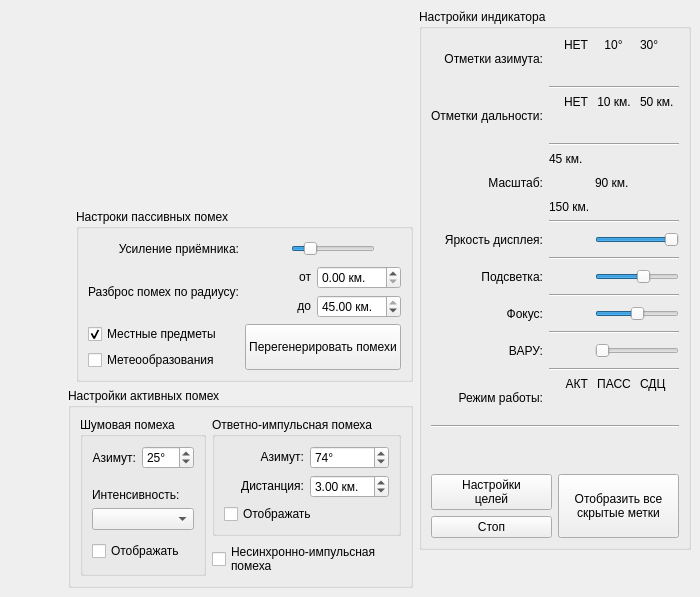
<?xml version="1.0" encoding="UTF-8"?>
<ui version="4.0">
 <class>IndicatorDRL</class>
 <widget class="QMainWindow" name="IndicatorDRL">
  <property name="geometry">
   <rect>
    <x>0</x>
    <y>0</y>
    <width>700</width>
    <height>597</height>
   </rect>
  </property>
  <property name="windowTitle">
   <string>Индикатор ДРЛ</string>
  </property>
  <widget class="QWidget" name="centralwidget">
   <layout class="QGridLayout" name="gridLayout_27">
    <item row="1" column="0" alignment="Qt::AlignRight|Qt::AlignBottom">
     <widget class="QGroupBox" name="BoxTrashSettings">
      <property name="sizePolicy">
       <sizepolicy hsizetype="Fixed" vsizetype="Fixed">
        <horstretch>0</horstretch>
        <verstretch>0</verstretch>
       </sizepolicy>
      </property>
      <property name="title">
       <string>Настроки пассивных помех</string>
      </property>
      <layout class="QGridLayout" name="gridLayout_23">
       <item row="0" column="0">
        <layout class="QGridLayout" name="LayoutBoxPassiveTrash">
         <item row="0" column="0" alignment="Qt::AlignRight|Qt::AlignVCenter">
          <widget class="QLabel" name="LabelChangeTrashIntensity">
           <property name="text">
            <string>Усиление приёмника:</string>
           </property>
           <property name="alignment">
            <set>Qt::AlignRight|Qt::AlignTrailing|Qt::AlignVCenter</set>
           </property>
          </widget>
         </item>
         <item row="1" column="0" alignment="Qt::AlignRight|Qt::AlignVCenter">
          <widget class="QLabel" name="LabelScatterTrash">
           <property name="text">
            <string>Разброс помех по радиусу:</string>
           </property>
           <property name="alignment">
            <set>Qt::AlignRight|Qt::AlignTrailing|Qt::AlignVCenter</set>
           </property>
          </widget>
         </item>
         <item row="2" column="1">
          <widget class="QPushButton" name="RegenerateTrash">
           <property name="sizePolicy">
            <sizepolicy hsizetype="Minimum" vsizetype="Minimum">
             <horstretch>0</horstretch>
             <verstretch>0</verstretch>
            </sizepolicy>
           </property>
           <property name="cursor">
            <cursorShape>PointingHandCursor</cursorShape>
           </property>
           <property name="text">
            <string>Перегенерировать помехи</string>
           </property>
          </widget>
         </item>
         <item row="0" column="1">
          <layout class="QGridLayout" name="gridLayout" columnstretch="0,3">
           <item row="0" column="0" alignment="Qt::AlignLeft|Qt::AlignVCenter">
            <widget class="QPushButton" name="ChangeTrashIntensityButton">
             <property name="sizePolicy">
              <sizepolicy hsizetype="Fixed" vsizetype="Fixed">
               <horstretch>0</horstretch>
               <verstretch>0</verstretch>
              </sizepolicy>
             </property>
             <property name="cursor">
              <cursorShape>OpenHandCursor</cursorShape>
             </property>
             <property name="focusPolicy">
              <enum>Qt::TabFocus</enum>
             </property>
             <property name="styleSheet">
              <string notr="true">background-color: rgba(255, 255, 255, 0);</string>
             </property>
             <property name="text">
              <string/>
             </property>
             <property name="icon">
              <iconset resource="Common.qrc">
               <normaloff>:/buttons/reo_knob.png</normaloff>:/buttons/reo_knob.png</iconset>
             </property>
             <property name="iconSize">
              <size>
               <width>20</width>
               <height>20</height>
              </size>
             </property>
             <property name="flat">
              <bool>true</bool>
             </property>
            </widget>
           </item>
           <item row="0" column="1" alignment="Qt::AlignLeft|Qt::AlignVCenter">
            <widget class="QSlider" name="ChangeTrashIntensity">
             <property name="sizePolicy">
              <sizepolicy hsizetype="Fixed" vsizetype="Fixed">
               <horstretch>0</horstretch>
               <verstretch>0</verstretch>
              </sizepolicy>
             </property>
             <property name="cursor">
              <cursorShape>OpenHandCursor</cursorShape>
             </property>
             <property name="maximum">
              <number>30</number>
             </property>
             <property name="value">
              <number>5</number>
             </property>
             <property name="orientation">
              <enum>Qt::Horizontal</enum>
             </property>
            </widget>
           </item>
          </layout>
         </item>
         <item row="2" column="0">
          <layout class="QGridLayout" name="LayoutAdvanedPassiveTrash">
           <item row="0" column="0" alignment="Qt::AlignLeft|Qt::AlignVCenter">
            <widget class="QCheckBox" name="CheckShowLocalItems">
             <property name="cursor">
              <cursorShape>PointingHandCursor</cursorShape>
             </property>
             <property name="text">
              <string>Местные предметы</string>
             </property>
             <property name="checked">
              <bool>true</bool>
             </property>
            </widget>
           </item>
           <item row="1" column="0" alignment="Qt::AlignLeft|Qt::AlignVCenter">
            <widget class="QCheckBox" name="CheckShowMeteo">
             <property name="cursor">
              <cursorShape>PointingHandCursor</cursorShape>
             </property>
             <property name="text">
              <string>Метеообразования</string>
             </property>
            </widget>
           </item>
          </layout>
         </item>
         <item row="1" column="1">
          <layout class="QGridLayout" name="LayoutTrashRangeButton">
           <item row="0" column="0" alignment="Qt::AlignRight|Qt::AlignVCenter">
            <widget class="QLabel" name="LabelScatterTrashFrom">
             <property name="text">
              <string>от</string>
             </property>
             <property name="alignment">
              <set>Qt::AlignRight|Qt::AlignTrailing|Qt::AlignVCenter</set>
             </property>
            </widget>
           </item>
           <item row="0" column="1">
            <widget class="QDoubleSpinBox" name="InputScatterTrashFrom">
             <property name="suffix">
              <string> км.</string>
             </property>
             <property name="maximum">
              <double>150.000000000000000</double>
             </property>
            </widget>
           </item>
           <item row="1" column="0" alignment="Qt::AlignRight|Qt::AlignVCenter">
            <widget class="QLabel" name="LabelScatterTrashTo">
             <property name="text">
              <string>до</string>
             </property>
             <property name="alignment">
              <set>Qt::AlignRight|Qt::AlignTrailing|Qt::AlignVCenter</set>
             </property>
            </widget>
           </item>
           <item row="1" column="1">
            <widget class="QDoubleSpinBox" name="InputScatterTrashTo">
             <property name="suffix">
              <string> км.</string>
             </property>
             <property name="maximum">
              <double>45.000000000000000</double>
             </property>
             <property name="value">
              <double>45.000000000000000</double>
             </property>
            </widget>
           </item>
          </layout>
         </item>
        </layout>
       </item>
      </layout>
     </widget>
    </item>
    <item row="0" column="0">
     <layout class="QGridLayout" name="LayoutMainLocator">
      <item row="0" column="0">
       <widget class="MainLocator" name="RenderMainLocator" native="true">
        <property name="sizePolicy">
         <sizepolicy hsizetype="Expanding" vsizetype="Expanding">
          <horstretch>0</horstretch>
          <verstretch>0</verstretch>
         </sizepolicy>
        </property>
        <property name="cursor">
         <cursorShape>PointingHandCursor</cursorShape>
        </property>
       </widget>
      </item>
     </layout>
    </item>
    <item row="2" column="0" alignment="Qt::AlignRight|Qt::AlignBottom">
     <widget class="QGroupBox" name="BoxActiveTrashSettings">
      <property name="sizePolicy">
       <sizepolicy hsizetype="Fixed" vsizetype="Fixed">
        <horstretch>0</horstretch>
        <verstretch>0</verstretch>
       </sizepolicy>
      </property>
      <property name="title">
       <string>Настройки активных помех</string>
      </property>
      <layout class="QGridLayout" name="gridLayout_24">
       <item row="0" column="1">
        <widget class="QGroupBox" name="BoxActiveAnswerTrash">
         <property name="sizePolicy">
          <sizepolicy hsizetype="Fixed" vsizetype="Fixed">
           <horstretch>0</horstretch>
           <verstretch>0</verstretch>
          </sizepolicy>
         </property>
         <property name="title">
          <string>Ответно-импульсная помеха</string>
         </property>
         <layout class="QGridLayout" name="gridLayout_25">
          <item row="0" column="0">
           <layout class="QGridLayout" name="LayoutActiveAnswerTrashSettings">
            <item row="0" column="1">
             <widget class="QSpinBox" name="InputActiveAnswerAzimuth">
              <property name="suffix">
               <string>°</string>
              </property>
              <property name="maximum">
               <number>360</number>
              </property>
              <property name="value">
               <number>74</number>
              </property>
             </widget>
            </item>
            <item row="1" column="0" alignment="Qt::AlignRight|Qt::AlignVCenter">
             <widget class="QLabel" name="LabelActiveAnswerDistance">
              <property name="text">
               <string>Дистанция:</string>
              </property>
              <property name="alignment">
               <set>Qt::AlignRight|Qt::AlignTrailing|Qt::AlignVCenter</set>
              </property>
             </widget>
            </item>
            <item row="2" column="0" colspan="2" alignment="Qt::AlignLeft|Qt::AlignVCenter">
             <widget class="QCheckBox" name="CheckActiveAnswerShow">
              <property name="cursor">
               <cursorShape>PointingHandCursor</cursorShape>
              </property>
              <property name="text">
               <string>Отображать</string>
              </property>
             </widget>
            </item>
            <item row="1" column="1">
             <widget class="QDoubleSpinBox" name="InputActiveAnswerDistance">
              <property name="suffix">
               <string> км.</string>
              </property>
              <property name="value">
               <double>3.000000000000000</double>
              </property>
             </widget>
            </item>
            <item row="0" column="0" alignment="Qt::AlignRight|Qt::AlignVCenter">
             <widget class="QLabel" name="LabelActiveAnswerAzimuth">
              <property name="text">
               <string>Азимут:</string>
              </property>
              <property name="alignment">
               <set>Qt::AlignRight|Qt::AlignTrailing|Qt::AlignVCenter</set>
              </property>
             </widget>
            </item>
           </layout>
          </item>
         </layout>
        </widget>
       </item>
       <item row="0" column="0" rowspan="2">
        <widget class="QGroupBox" name="BoxActiveNoiseTrash">
         <property name="sizePolicy">
          <sizepolicy hsizetype="Fixed" vsizetype="Preferred">
           <horstretch>0</horstretch>
           <verstretch>0</verstretch>
          </sizepolicy>
         </property>
         <property name="title">
          <string>Шумовая помеха</string>
         </property>
         <layout class="QGridLayout" name="gridLayout_26">
          <item row="0" column="0">
           <layout class="QGridLayout" name="LayoutActiveNoiseTrashSettings">
            <item row="0" column="0">
             <layout class="QFormLayout" name="LayoutActiveNoiseTrashAzimuthSetting">
              <item row="0" column="0">
               <widget class="QLabel" name="LabelActiveNoiseAzimuth">
                <property name="text">
                 <string>Азимут:</string>
                </property>
                <property name="alignment">
                 <set>Qt::AlignRight|Qt::AlignTrailing|Qt::AlignVCenter</set>
                </property>
               </widget>
              </item>
              <item row="0" column="1">
               <widget class="QSpinBox" name="InputActiveNoiseAzimuth">
                <property name="suffix">
                 <string>°</string>
                </property>
                <property name="maximum">
                 <number>360</number>
                </property>
                <property name="value">
                 <number>25</number>
                </property>
               </widget>
              </item>
             </layout>
            </item>
            <item row="1" column="0" alignment="Qt::AlignLeft|Qt::AlignBottom">
             <widget class="QLabel" name="LabelActiveNoiseIntensity">
              <property name="text">
               <string>Интенсивность:</string>
              </property>
              <property name="alignment">
               <set>Qt::AlignLeading|Qt::AlignLeft|Qt::AlignVCenter</set>
              </property>
             </widget>
            </item>
            <item row="2" column="0" alignment="Qt::AlignTop">
             <widget class="QComboBox" name="SelectActiveNoiseIntensity">
              <property name="cursor">
               <cursorShape>PointingHandCursor</cursorShape>
              </property>
             </widget>
            </item>
            <item row="3" column="0" alignment="Qt::AlignLeft|Qt::AlignVCenter">
             <widget class="QCheckBox" name="CheckActiveNoiseShow">
              <property name="cursor">
               <cursorShape>PointingHandCursor</cursorShape>
              </property>
              <property name="text">
               <string>Отображать</string>
              </property>
             </widget>
            </item>
           </layout>
          </item>
         </layout>
        </widget>
       </item>
       <item row="1" column="1" alignment="Qt::AlignLeft|Qt::AlignVCenter">
        <widget class="QCheckBox" name="CheckActiveInSyncShow">
         <property name="cursor">
          <cursorShape>PointingHandCursor</cursorShape>
         </property>
         <property name="text">
          <string>Несинхронно-импульсная
помеха</string>
         </property>
        </widget>
       </item>
      </layout>
     </widget>
    </item>
    <item row="0" column="1" rowspan="3" alignment="Qt::AlignRight|Qt::AlignTop">
     <widget class="QGroupBox" name="BoxIndicatorSettings">
      <property name="sizePolicy">
       <sizepolicy hsizetype="Fixed" vsizetype="Preferred">
        <horstretch>0</horstretch>
        <verstretch>0</verstretch>
       </sizepolicy>
      </property>
      <property name="title">
       <string>Настройки индикатора</string>
      </property>
      <layout class="QGridLayout" name="gridLayout_18">
       <item row="0" column="0">
        <layout class="QGridLayout" name="LayoutIndicatorSettings">
         <item row="1" column="0">
          <widget class="Line" name="line">
           <property name="orientation">
            <enum>Qt::Horizontal</enum>
           </property>
          </widget>
         </item>
         <item row="3" column="0">
          <layout class="QGridLayout" name="LayoutIndicatorSettingsButtons">
           <item row="1" column="1">
            <widget class="QPushButton" name="ChangeViewStateAll">
             <property name="sizePolicy">
              <sizepolicy hsizetype="Expanding" vsizetype="Minimum">
               <horstretch>0</horstretch>
               <verstretch>0</verstretch>
              </sizepolicy>
             </property>
             <property name="cursor">
              <cursorShape>PointingHandCursor</cursorShape>
             </property>
             <property name="text">
              <string>Отобразить все
скрытые метки</string>
             </property>
            </widget>
           </item>
           <item row="1" column="0">
            <layout class="QGridLayout" name="LayoutIndicatorSettingsAdvanced">
             <item row="0" column="0">
              <widget class="QPushButton" name="SetTargetsSettings">
               <property name="sizePolicy">
                <sizepolicy hsizetype="Expanding" vsizetype="Minimum">
                 <horstretch>0</horstretch>
                 <verstretch>0</verstretch>
                </sizepolicy>
               </property>
               <property name="cursor">
                <cursorShape>PointingHandCursor</cursorShape>
               </property>
               <property name="text">
                <string>Настройки
целей</string>
               </property>
              </widget>
             </item>
             <item row="1" column="0">
              <widget class="QPushButton" name="ChangeLocatorState">
               <property name="sizePolicy">
                <sizepolicy hsizetype="Expanding" vsizetype="Minimum">
                 <horstretch>0</horstretch>
                 <verstretch>0</verstretch>
                </sizepolicy>
               </property>
               <property name="cursor">
                <cursorShape>PointingHandCursor</cursorShape>
               </property>
               <property name="text">
                <string>Стоп</string>
               </property>
              </widget>
             </item>
            </layout>
           </item>
          </layout>
         </item>
         <item row="0" column="0">
          <layout class="QGridLayout" name="LayoutIndicatorSettingsOptions">
           <item row="5" column="1">
            <widget class="Line" name="LineSeparatorGroupScale">
             <property name="orientation">
              <enum>Qt::Horizontal</enum>
             </property>
            </widget>
           </item>
           <item row="14" column="0" alignment="Qt::AlignRight|Qt::AlignVCenter">
            <widget class="QLabel" name="LabelWorkVariant">
             <property name="text">
              <string>Режим работы:</string>
             </property>
             <property name="alignment">
              <set>Qt::AlignRight|Qt::AlignTrailing|Qt::AlignVCenter</set>
             </property>
            </widget>
           </item>
           <item row="8" column="1">
            <layout class="QGridLayout" name="LayoutLightningButton" columnstretch="0,3">
             <item row="0" column="0" alignment="Qt::AlignLeft|Qt::AlignVCenter">
              <widget class="QPushButton" name="ChangeIndicatorLightningButton">
               <property name="sizePolicy">
                <sizepolicy hsizetype="Fixed" vsizetype="Fixed">
                 <horstretch>0</horstretch>
                 <verstretch>0</verstretch>
                </sizepolicy>
               </property>
               <property name="cursor">
                <cursorShape>OpenHandCursor</cursorShape>
               </property>
               <property name="focusPolicy">
                <enum>Qt::TabFocus</enum>
               </property>
               <property name="styleSheet">
                <string notr="true">background-color: rgba(255, 255, 255, 0);</string>
               </property>
               <property name="text">
                <string/>
               </property>
               <property name="icon">
                <iconset resource="Common.qrc">
                 <normaloff>:/buttons/reo_knob.png</normaloff>:/buttons/reo_knob.png</iconset>
               </property>
               <property name="iconSize">
                <size>
                 <width>20</width>
                 <height>20</height>
                </size>
               </property>
               <property name="flat">
                <bool>true</bool>
               </property>
              </widget>
             </item>
             <item row="0" column="1" alignment="Qt::AlignHCenter|Qt::AlignVCenter">
              <widget class="QSlider" name="ChangeIndicatorLightning">
               <property name="sizePolicy">
                <sizepolicy hsizetype="Fixed" vsizetype="Fixed">
                 <horstretch>0</horstretch>
                 <verstretch>0</verstretch>
                </sizepolicy>
               </property>
               <property name="cursor">
                <cursorShape>OpenHandCursor</cursorShape>
               </property>
               <property name="maximum">
                <number>100</number>
               </property>
               <property name="value">
                <number>60</number>
               </property>
               <property name="orientation">
                <enum>Qt::Horizontal</enum>
               </property>
              </widget>
             </item>
            </layout>
           </item>
           <item row="1" column="1">
            <widget class="Line" name="LineSeparatorGroupAzimuth">
             <property name="orientation">
              <enum>Qt::Horizontal</enum>
             </property>
            </widget>
           </item>
           <item row="12" column="1">
            <layout class="QGridLayout" name="LayoutVaruButton" columnstretch="0,3">
             <item row="0" column="0" alignment="Qt::AlignLeft|Qt::AlignVCenter">
              <widget class="QPushButton" name="ChangeIndicatorVARUButton">
               <property name="sizePolicy">
                <sizepolicy hsizetype="Fixed" vsizetype="Fixed">
                 <horstretch>0</horstretch>
                 <verstretch>0</verstretch>
                </sizepolicy>
               </property>
               <property name="cursor">
                <cursorShape>OpenHandCursor</cursorShape>
               </property>
               <property name="focusPolicy">
                <enum>Qt::TabFocus</enum>
               </property>
               <property name="styleSheet">
                <string notr="true">background-color: rgba(255, 255, 255, 0);</string>
               </property>
               <property name="text">
                <string/>
               </property>
               <property name="icon">
                <iconset resource="Common.qrc">
                 <normaloff>:/buttons/reo_knob.png</normaloff>:/buttons/reo_knob.png</iconset>
               </property>
               <property name="iconSize">
                <size>
                 <width>20</width>
                 <height>20</height>
                </size>
               </property>
               <property name="flat">
                <bool>true</bool>
               </property>
              </widget>
             </item>
             <item row="0" column="1" alignment="Qt::AlignHCenter|Qt::AlignVCenter">
              <widget class="QSlider" name="ChangeIndicatorVARU">
               <property name="sizePolicy">
                <sizepolicy hsizetype="Fixed" vsizetype="Fixed">
                 <horstretch>0</horstretch>
                 <verstretch>0</verstretch>
                </sizepolicy>
               </property>
               <property name="cursor">
                <cursorShape>OpenHandCursor</cursorShape>
               </property>
               <property name="maximum">
                <number>200</number>
               </property>
               <property name="value">
                <number>0</number>
               </property>
               <property name="orientation">
                <enum>Qt::Horizontal</enum>
               </property>
              </widget>
             </item>
            </layout>
           </item>
           <item row="0" column="0" alignment="Qt::AlignRight|Qt::AlignVCenter">
            <widget class="QLabel" name="LabelAzimuthMarks">
             <property name="text">
              <string>Отметки азимута:</string>
             </property>
             <property name="alignment">
              <set>Qt::AlignRight|Qt::AlignTrailing|Qt::AlignVCenter</set>
             </property>
            </widget>
           </item>
           <item row="12" column="0" alignment="Qt::AlignRight|Qt::AlignVCenter">
            <widget class="QLabel" name="LabelVARU">
             <property name="text">
              <string>ВАРУ:</string>
             </property>
             <property name="alignment">
              <set>Qt::AlignRight|Qt::AlignTrailing|Qt::AlignVCenter</set>
             </property>
            </widget>
           </item>
           <item row="4" column="0" alignment="Qt::AlignRight|Qt::AlignVCenter">
            <widget class="QLabel" name="LabelScale">
             <property name="text">
              <string>Масштаб:</string>
             </property>
             <property name="alignment">
              <set>Qt::AlignRight|Qt::AlignTrailing|Qt::AlignVCenter</set>
             </property>
            </widget>
           </item>
           <item row="8" column="0" alignment="Qt::AlignRight|Qt::AlignVCenter">
            <widget class="QLabel" name="LabelDisplayLightning">
             <property name="text">
              <string>Подсветка:</string>
             </property>
             <property name="alignment">
              <set>Qt::AlignRight|Qt::AlignTrailing|Qt::AlignVCenter</set>
             </property>
            </widget>
           </item>
           <item row="14" column="1">
            <layout class="QGridLayout" name="LayoutWorkVariantButton">
             <item row="0" column="0">
              <layout class="QGridLayout" name="LayoutWorkVariantButtonLabels">
               <item row="0" column="0" alignment="Qt::AlignRight|Qt::AlignVCenter">
                <widget class="QLabel" name="LabelWorkVariantAKT">
                 <property name="text">
                  <string>АКТ</string>
                 </property>
                 <property name="alignment">
                  <set>Qt::AlignRight|Qt::AlignTrailing|Qt::AlignVCenter</set>
                 </property>
                </widget>
               </item>
               <item row="0" column="1" alignment="Qt::AlignHCenter|Qt::AlignVCenter">
                <widget class="QLabel" name="LabelWorkVariantPASS">
                 <property name="text">
                  <string>ПАСС</string>
                 </property>
                 <property name="alignment">
                  <set>Qt::AlignCenter</set>
                 </property>
                </widget>
               </item>
               <item row="0" column="2" alignment="Qt::AlignLeft|Qt::AlignVCenter">
                <widget class="QLabel" name="LabelWorkVariantSDC">
                 <property name="text">
                  <string>СДЦ</string>
                 </property>
                </widget>
               </item>
              </layout>
             </item>
             <item row="1" column="0" alignment="Qt::AlignHCenter|Qt::AlignVCenter">
              <widget class="QPushButton" name="SelectWorkVariant">
               <property name="cursor">
                <cursorShape>OpenHandCursor</cursorShape>
               </property>
               <property name="focusPolicy">
                <enum>Qt::TabFocus</enum>
               </property>
               <property name="layoutDirection">
                <enum>Qt::LeftToRight</enum>
               </property>
               <property name="styleSheet">
                <string notr="true">background-color: rgba(255, 255, 255, 0);</string>
               </property>
               <property name="text">
                <string/>
               </property>
               <property name="icon">
                <iconset>
                 <normaloff>:/buttons/knob</normaloff>:/buttons/knob</iconset>
               </property>
               <property name="iconSize">
                <size>
                 <width>20</width>
                 <height>20</height>
                </size>
               </property>
               <property name="flat">
                <bool>true</bool>
               </property>
              </widget>
             </item>
            </layout>
           </item>
           <item row="10" column="1">
            <layout class="QGridLayout" name="LayoutFocusButton" columnstretch="0,3">
             <item row="0" column="0" alignment="Qt::AlignLeft">
              <widget class="QPushButton" name="ChangeIndicatorFocusButton">
               <property name="sizePolicy">
                <sizepolicy hsizetype="Fixed" vsizetype="Fixed">
                 <horstretch>0</horstretch>
                 <verstretch>0</verstretch>
                </sizepolicy>
               </property>
               <property name="cursor">
                <cursorShape>OpenHandCursor</cursorShape>
               </property>
               <property name="focusPolicy">
                <enum>Qt::TabFocus</enum>
               </property>
               <property name="styleSheet">
                <string notr="true">background-color: rgba(255, 255, 255, 0);</string>
               </property>
               <property name="text">
                <string/>
               </property>
               <property name="icon">
                <iconset resource="Common.qrc">
                 <normaloff>:/buttons/reo_knob.png</normaloff>:/buttons/reo_knob.png</iconset>
               </property>
               <property name="iconSize">
                <size>
                 <width>20</width>
                 <height>20</height>
                </size>
               </property>
               <property name="flat">
                <bool>true</bool>
               </property>
              </widget>
             </item>
             <item row="0" column="1" alignment="Qt::AlignVCenter">
              <widget class="QSlider" name="ChangeIndicatorFocus">
               <property name="sizePolicy">
                <sizepolicy hsizetype="Fixed" vsizetype="Fixed">
                 <horstretch>0</horstretch>
                 <verstretch>0</verstretch>
                </sizepolicy>
               </property>
               <property name="cursor">
                <cursorShape>OpenHandCursor</cursorShape>
               </property>
               <property name="minimum">
                <number>-400</number>
               </property>
               <property name="maximum">
                <number>400</number>
               </property>
               <property name="value">
                <number>0</number>
               </property>
               <property name="orientation">
                <enum>Qt::Horizontal</enum>
               </property>
              </widget>
             </item>
            </layout>
           </item>
           <item row="6" column="0" alignment="Qt::AlignRight|Qt::AlignVCenter">
            <widget class="QLabel" name="LabelBrightness">
             <property name="text">
              <string>Яркость дисплея:</string>
             </property>
             <property name="alignment">
              <set>Qt::AlignRight|Qt::AlignTrailing|Qt::AlignVCenter</set>
             </property>
            </widget>
           </item>
           <item row="2" column="1">
            <layout class="QGridLayout" name="LayoutRangeButton">
             <item row="0" column="0">
              <layout class="QGridLayout" name="LayoutRangeButtonLabels">
               <item row="0" column="0" alignment="Qt::AlignRight|Qt::AlignVCenter">
                <widget class="QLabel" name="LabelRangeMarksNo">
                 <property name="text">
                  <string>НЕТ</string>
                 </property>
                 <property name="alignment">
                  <set>Qt::AlignRight|Qt::AlignTrailing|Qt::AlignVCenter</set>
                 </property>
                </widget>
               </item>
               <item row="0" column="1" alignment="Qt::AlignHCenter|Qt::AlignVCenter">
                <widget class="QLabel" name="LabelRangeMarks10">
                 <property name="text">
                  <string>10 км.</string>
                 </property>
                 <property name="alignment">
                  <set>Qt::AlignCenter</set>
                 </property>
                </widget>
               </item>
               <item row="0" column="2" alignment="Qt::AlignLeft|Qt::AlignVCenter">
                <widget class="QLabel" name="LabelRangeMarks50">
                 <property name="text">
                  <string>50 км.</string>
                 </property>
                </widget>
               </item>
              </layout>
             </item>
             <item row="1" column="0" alignment="Qt::AlignHCenter|Qt::AlignVCenter">
              <widget class="QPushButton" name="SelectRangeMarks">
               <property name="cursor">
                <cursorShape>OpenHandCursor</cursorShape>
               </property>
               <property name="focusPolicy">
                <enum>Qt::TabFocus</enum>
               </property>
               <property name="styleSheet">
                <string notr="true">background-color: rgba(255, 255, 255, 0);</string>
               </property>
               <property name="text">
                <string/>
               </property>
               <property name="icon">
                <iconset>
                 <normaloff>:/buttons/knob</normaloff>:/buttons/knob</iconset>
               </property>
               <property name="iconSize">
                <size>
                 <width>20</width>
                 <height>20</height>
                </size>
               </property>
               <property name="flat">
                <bool>true</bool>
               </property>
              </widget>
             </item>
            </layout>
           </item>
           <item row="4" column="1">
            <layout class="QGridLayout" name="LayoutScaleButton">
             <item row="2" column="0">
              <widget class="QLabel" name="LabelScale150">
               <property name="text">
                <string>150 км.</string>
               </property>
               <property name="alignment">
                <set>Qt::AlignLeading|Qt::AlignLeft|Qt::AlignVCenter</set>
               </property>
              </widget>
             </item>
             <item row="0" column="0">
              <widget class="QLabel" name="LabelScale45">
               <property name="text">
                <string>45 км.</string>
               </property>
              </widget>
             </item>
             <item row="1" column="0">
              <layout class="QGridLayout" name="LayoutScaleButtonLabels" columnstretch="0,3">
               <item row="0" column="0" alignment="Qt::AlignLeft|Qt::AlignVCenter">
                <widget class="QPushButton" name="SelectScale">
                 <property name="cursor">
                  <cursorShape>OpenHandCursor</cursorShape>
                 </property>
                 <property name="focusPolicy">
                  <enum>Qt::TabFocus</enum>
                 </property>
                 <property name="styleSheet">
                  <string notr="true">background-color: rgba(255, 255, 255, 0);</string>
                 </property>
                 <property name="text">
                  <string/>
                 </property>
                 <property name="icon">
                  <iconset resource="Common.qrc">
                   <normaloff>:/buttons/switch_up.png</normaloff>:/buttons/switch_up.png</iconset>
                 </property>
                 <property name="iconSize">
                  <size>
                   <width>20</width>
                   <height>20</height>
                  </size>
                 </property>
                 <property name="flat">
                  <bool>true</bool>
                 </property>
                </widget>
               </item>
               <item row="0" column="1">
                <widget class="QLabel" name="LabelScale90">
                 <property name="text">
                  <string>90 км.</string>
                 </property>
                </widget>
               </item>
              </layout>
             </item>
            </layout>
           </item>
           <item row="2" column="0" alignment="Qt::AlignRight|Qt::AlignVCenter">
            <widget class="QLabel" name="LabelRangeMarks">
             <property name="text">
              <string>Отметки дальности:</string>
             </property>
             <property name="alignment">
              <set>Qt::AlignRight|Qt::AlignTrailing|Qt::AlignVCenter</set>
             </property>
            </widget>
           </item>
           <item row="0" column="1">
            <layout class="QGridLayout" name="LayoutAzimuthButton">
             <item row="0" column="0">
              <layout class="QGridLayout" name="LayoutAzimuthButtonLabels">
               <item row="0" column="0" alignment="Qt::AlignRight|Qt::AlignVCenter">
                <widget class="QLabel" name="LabelAzimuthMarksNo">
                 <property name="text">
                  <string>НЕТ</string>
                 </property>
                 <property name="alignment">
                  <set>Qt::AlignRight|Qt::AlignTrailing|Qt::AlignVCenter</set>
                 </property>
                </widget>
               </item>
               <item row="0" column="1" alignment="Qt::AlignHCenter|Qt::AlignVCenter">
                <widget class="QLabel" name="LabelAzimuthMarks10">
                 <property name="text">
                  <string>10°</string>
                 </property>
                 <property name="alignment">
                  <set>Qt::AlignCenter</set>
                 </property>
                </widget>
               </item>
               <item row="0" column="2" alignment="Qt::AlignLeft|Qt::AlignVCenter">
                <widget class="QLabel" name="LabelAzimuthMarks30">
                 <property name="text">
                  <string>30°</string>
                 </property>
                </widget>
               </item>
              </layout>
             </item>
             <item row="1" column="0" alignment="Qt::AlignHCenter|Qt::AlignVCenter">
              <widget class="QPushButton" name="SelectAzimuthMarks">
               <property name="cursor">
                <cursorShape>OpenHandCursor</cursorShape>
               </property>
               <property name="focusPolicy">
                <enum>Qt::TabFocus</enum>
               </property>
               <property name="styleSheet">
                <string notr="true">background-color: rgba(255, 255, 255, 0);</string>
               </property>
               <property name="text">
                <string/>
               </property>
               <property name="icon">
                <iconset>
                 <normaloff>:/buttons/knob</normaloff>:/buttons/knob</iconset>
               </property>
               <property name="iconSize">
                <size>
                 <width>20</width>
                 <height>20</height>
                </size>
               </property>
               <property name="flat">
                <bool>true</bool>
               </property>
              </widget>
             </item>
            </layout>
           </item>
           <item row="6" column="1">
            <layout class="QGridLayout" name="LayoutBrightnessButton" columnstretch="0,3">
             <item row="0" column="0" alignment="Qt::AlignLeft|Qt::AlignVCenter">
              <widget class="QPushButton" name="ChangeIndicatorBrightnessButton">
               <property name="sizePolicy">
                <sizepolicy hsizetype="Fixed" vsizetype="Fixed">
                 <horstretch>0</horstretch>
                 <verstretch>0</verstretch>
                </sizepolicy>
               </property>
               <property name="cursor">
                <cursorShape>OpenHandCursor</cursorShape>
               </property>
               <property name="focusPolicy">
                <enum>Qt::TabFocus</enum>
               </property>
               <property name="styleSheet">
                <string notr="true">background-color: rgba(255, 255, 255, 0);</string>
               </property>
               <property name="text">
                <string/>
               </property>
               <property name="icon">
                <iconset resource="Common.qrc">
                 <normaloff>:/buttons/reo_knob.png</normaloff>:/buttons/reo_knob.png</iconset>
               </property>
               <property name="iconSize">
                <size>
                 <width>20</width>
                 <height>20</height>
                </size>
               </property>
               <property name="flat">
                <bool>true</bool>
               </property>
              </widget>
             </item>
             <item row="0" column="1" alignment="Qt::AlignHCenter|Qt::AlignVCenter">
              <widget class="QSlider" name="ChangeIndicatorBrightness">
               <property name="sizePolicy">
                <sizepolicy hsizetype="Fixed" vsizetype="Fixed">
                 <horstretch>0</horstretch>
                 <verstretch>0</verstretch>
                </sizepolicy>
               </property>
               <property name="cursor">
                <cursorShape>OpenHandCursor</cursorShape>
               </property>
               <property name="maximum">
                <number>100</number>
               </property>
               <property name="value">
                <number>100</number>
               </property>
               <property name="orientation">
                <enum>Qt::Horizontal</enum>
               </property>
              </widget>
             </item>
            </layout>
           </item>
           <item row="10" column="0" alignment="Qt::AlignRight|Qt::AlignVCenter">
            <widget class="QLabel" name="LabelFocus">
             <property name="text">
              <string>Фокус:</string>
             </property>
             <property name="alignment">
              <set>Qt::AlignRight|Qt::AlignTrailing|Qt::AlignVCenter</set>
             </property>
            </widget>
           </item>
           <item row="3" column="1">
            <widget class="Line" name="LineSeparatorGroupRange">
             <property name="orientation">
              <enum>Qt::Horizontal</enum>
             </property>
            </widget>
           </item>
           <item row="11" column="1">
            <widget class="Line" name="LineSeparatorGroupFocus">
             <property name="orientation">
              <enum>Qt::Horizontal</enum>
             </property>
            </widget>
           </item>
           <item row="7" column="1">
            <widget class="Line" name="LineSeparatorGroupBrightness">
             <property name="orientation">
              <enum>Qt::Horizontal</enum>
             </property>
            </widget>
           </item>
           <item row="9" column="1">
            <widget class="Line" name="LineSeparatorGroupLightning">
             <property name="orientation">
              <enum>Qt::Horizontal</enum>
             </property>
            </widget>
           </item>
           <item row="13" column="1">
            <widget class="Line" name="LineSeparatorGroupVARU">
             <property name="orientation">
              <enum>Qt::Horizontal</enum>
             </property>
            </widget>
           </item>
          </layout>
         </item>
         <item row="2" column="0">
          <spacer name="verticalSpacer">
           <property name="orientation">
            <enum>Qt::Vertical</enum>
           </property>
           <property name="sizeHint" stdset="0">
            <size>
             <width>20</width>
             <height>40</height>
            </size>
           </property>
          </spacer>
         </item>
        </layout>
       </item>
      </layout>
     </widget>
    </item>
   </layout>
  </widget>
 </widget>
 <customwidgets>
  <customwidget>
   <class>MainLocator</class>
   <extends>QWidget</extends>
   <header>mainlocator.h</header>
   <container>1</container>
  </customwidget>
 </customwidgets>
 <resources>
  <include location="Common.qrc"/>
 </resources>
 <connections/>
</ui>
